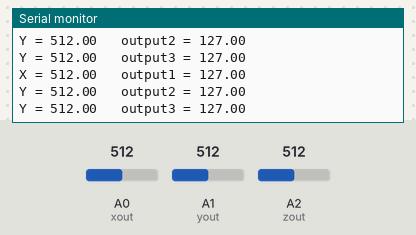
The sketch below on a simulated Arduino Uno, built with avr-gcc and run on an emulated ATmega328P. On the bench: the last lines printed to the serial monitor. The inputs (shaded band) are chosen by the test bench; at power-on: A1 (yout) = 512, A0 (xout) = 512, A2 (zout) = 512.

Above: at 19.4 s.
19.5 s: A1 (yout) set to 987
At 22.6 s:
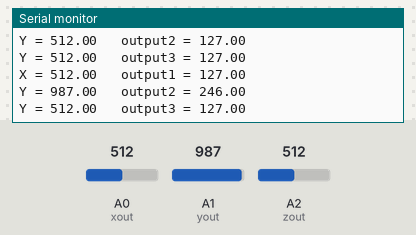
23.4 s: A1 (yout) set to 1016
At 24.9 s:
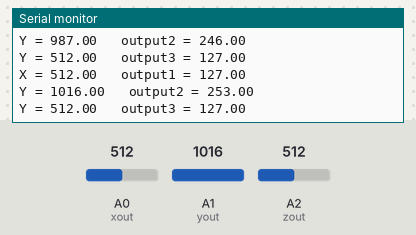
Timing chart, 0 to 26.4 s (numbered marks = the images above; inputs shaded):
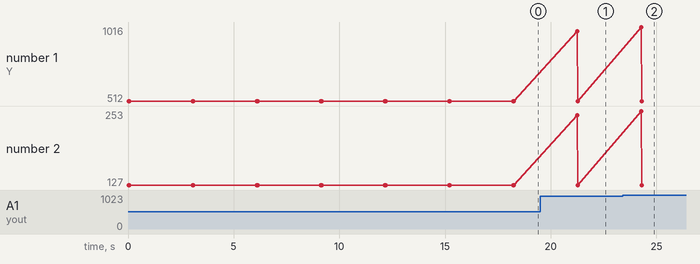

The sketch:

accel.ino.ino
```cpp
const int xout = A0;

const int yout = A1;

const int zout = A2;

double out1 = 0;

double sout1 = 0;

double out2 = 0;

double sout2= 0;

double out3 = 0;

double sout3= 0;

void setup() {

Serial.begin(9600);

}

void loop() {

  analogReference(EXTERNAL);

  out1 = analogRead(xout);

  sout1 = map(out1, 0, 1023, 0, 255);

  delay(2);

  out2 = analogRead(yout);

  sout2 = map(out2, 0, 1023, 0, 255);

  delay(2);

  out3 = analogRead(zout);

  sout3 = map(out3, 0, 1023, 0, 255);

  Serial.print("X = " );

  Serial.print(out1);

  Serial.print("\t output1 = ");

  Serial.println(sout1);

  Serial.print("Y = " );

  Serial.print(out2);

  Serial.print("\t output2 = ");

  Serial.println(sout2);

  Serial.print("Y = " );

  Serial.print(out3);

  Serial.print("\t output3 = ");

  Serial.println(sout3);

  delay(3000);

}
```

Measured:
- after the input at 19.5 s, the serial monitor: prints a new line after 1.7 s (image 1)
- after the input at 23.4 s, the serial monitor: prints a new line after 0.88 s (image 2)
